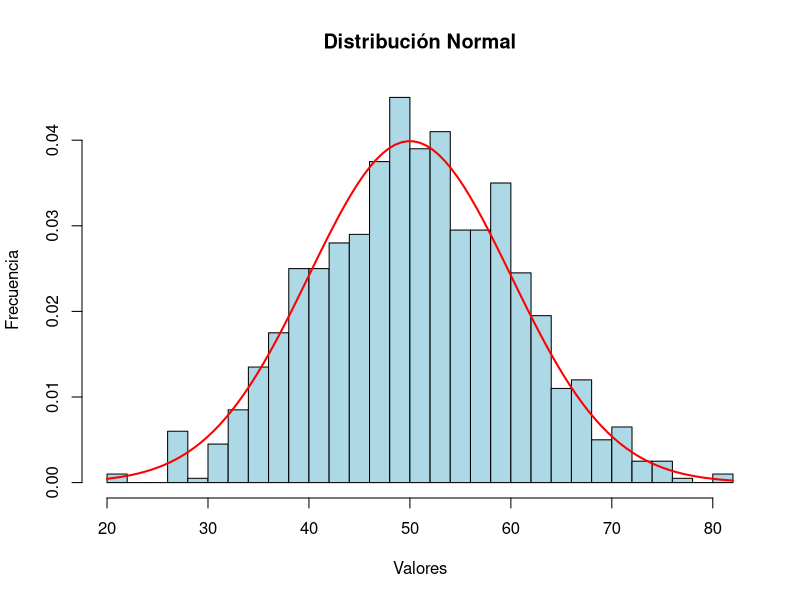
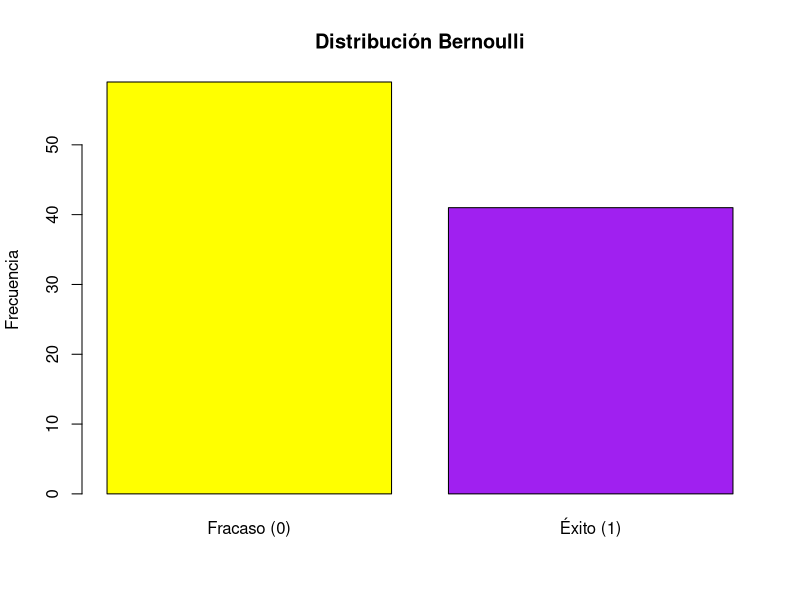
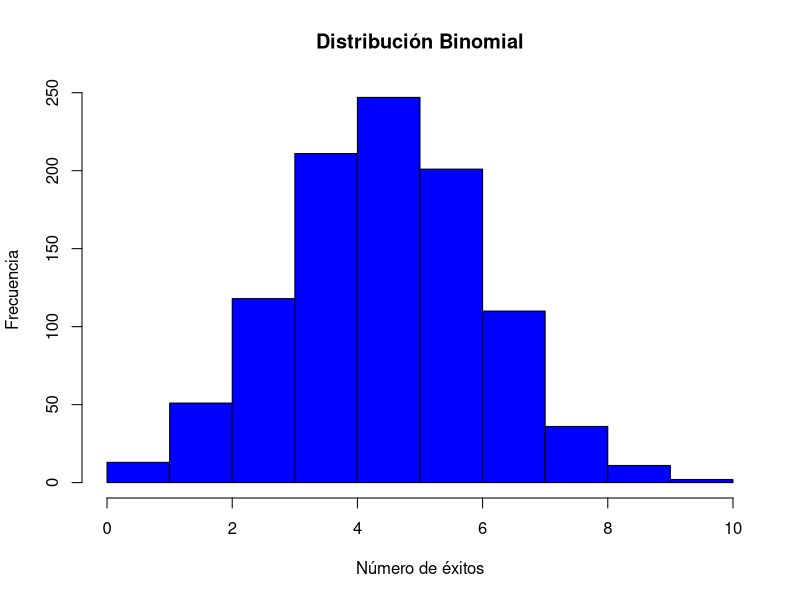

Here is the R script that generated these plots, in order:
#================================
#   DISTRIBUCIONES: NORMAL, BERNOULLI, BINOMIAL
#================================

#================================
# Parte I – Distribución Normal
#================================

# Generar una muestra con distribución normal
set.seed(456)
muestra_normal <- rnorm(1000, mean = 50, sd = 10)

# Cálculo de medidas descriptivas
media <- mean(muestra_normal)
desviacion <- sd(muestra_normal)
minimo <- min(muestra_normal)
maximo <- max(muestra_normal)
rango <- maximo - minimo

# Mostrar resultados
cat("Media:", media, "\nDesviación estándar:", desviacion,
    "\nMínimo:", minimo, "\nMáximo:", maximo, "\nRango:", rango, "\n")

# Gráfico
hist(muestra_normal, breaks = 30, col = "lightblue",
     main = "Distribución Normal",
     xlab = "Valores", ylab = "Frecuencia", freq = FALSE)
curve(dnorm(x, mean = 50, sd = 10), add = TRUE, col = "red", lwd = 2)


#================================
# Parte II – Distribución Bernoulli
#================================

# Simulación de variable Bernoulli (1 = éxito, 0 = fracaso)
set.seed(777)
p <- 0.4      # Probabilidad teórica de éxito
n <- 100      # Número de ensayos
bernoulli <- rbinom(n, size = 1, prob = p)

# Tabla de frecuencias
print(table(bernoulli))

# Gráfico
barplot(table(bernoulli), col = c("yellow", "purple"),
        names.arg = c("Fracaso (0)", "Éxito (1)"),
        main = "Distribución Bernoulli", ylab = "Frecuencia")

# Proporciones observadas
prop_exito <- mean(bernoulli)
prop_fracaso <- 1 - prop_exito
cat("Proporción de éxitos:", prop_exito,
    "\nProporción de fracasos:", prop_fracaso, "\n")


#================================
# Parte III – Distribución Binomial
#================================

# Simulación de una distribución binomial
set.seed(777)
n_intentos <- 10      # Número de ensayos por experimento
p_exito <- 0.5        # Probabilidad de éxito
experimentos <- 1000  # Número de repeticiones

resultados_binom <- rbinom(experimentos, size = n_intentos, prob = p_exito)

# Gráfico
hist(resultados_binom, breaks = 10, col = "blue",
     main = "Distribución Binomial", xlab = "Número de éxitos", ylab = "Frecuencia")

# Media observada
media_binom <- mean(resultados_binom)
cat("Media de éxitos:", media_binom, "\n")